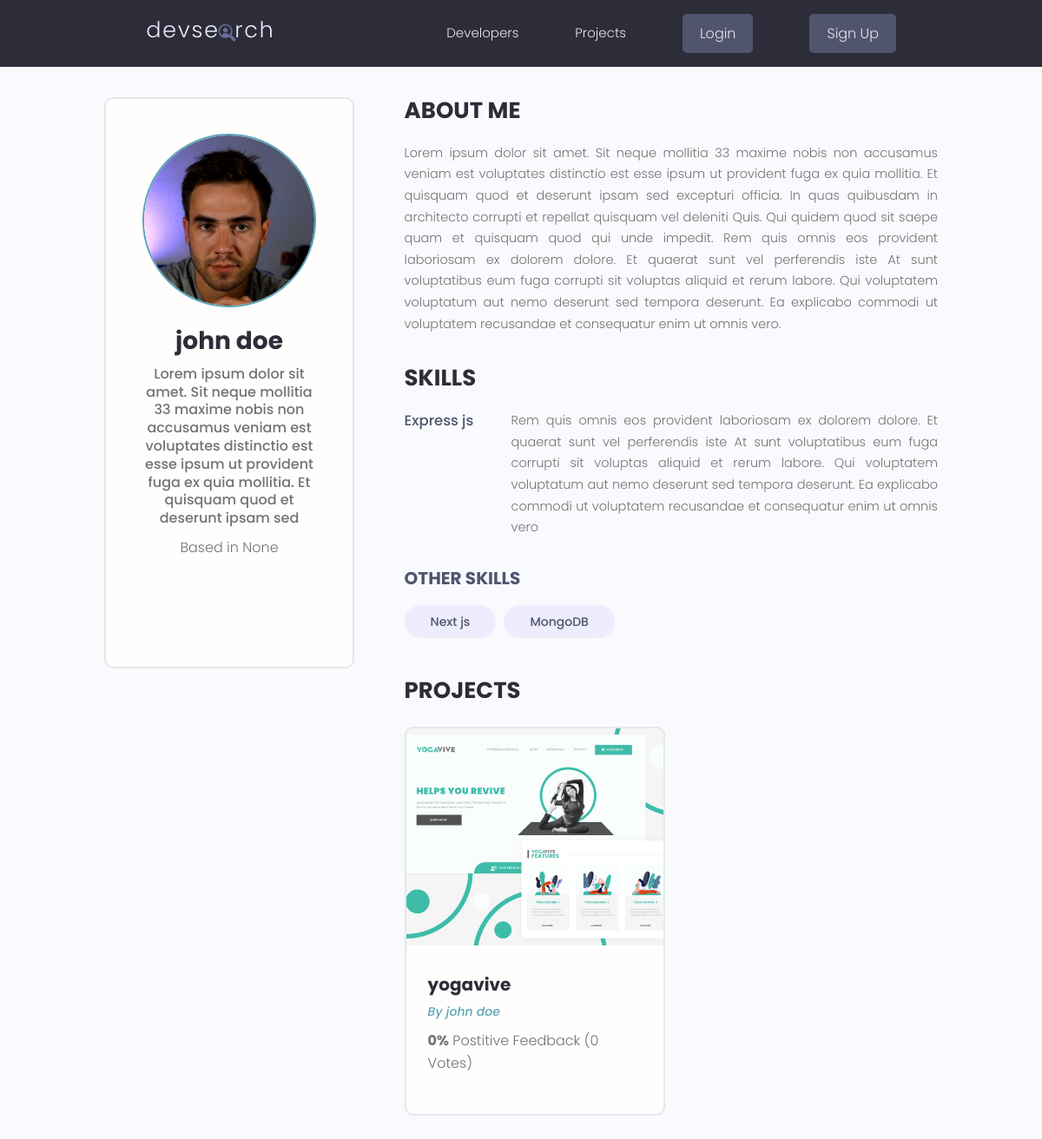
Before: /profile/1e8e0196-5b1d-42da-9db8-a0c894650fec/ with the older database file.
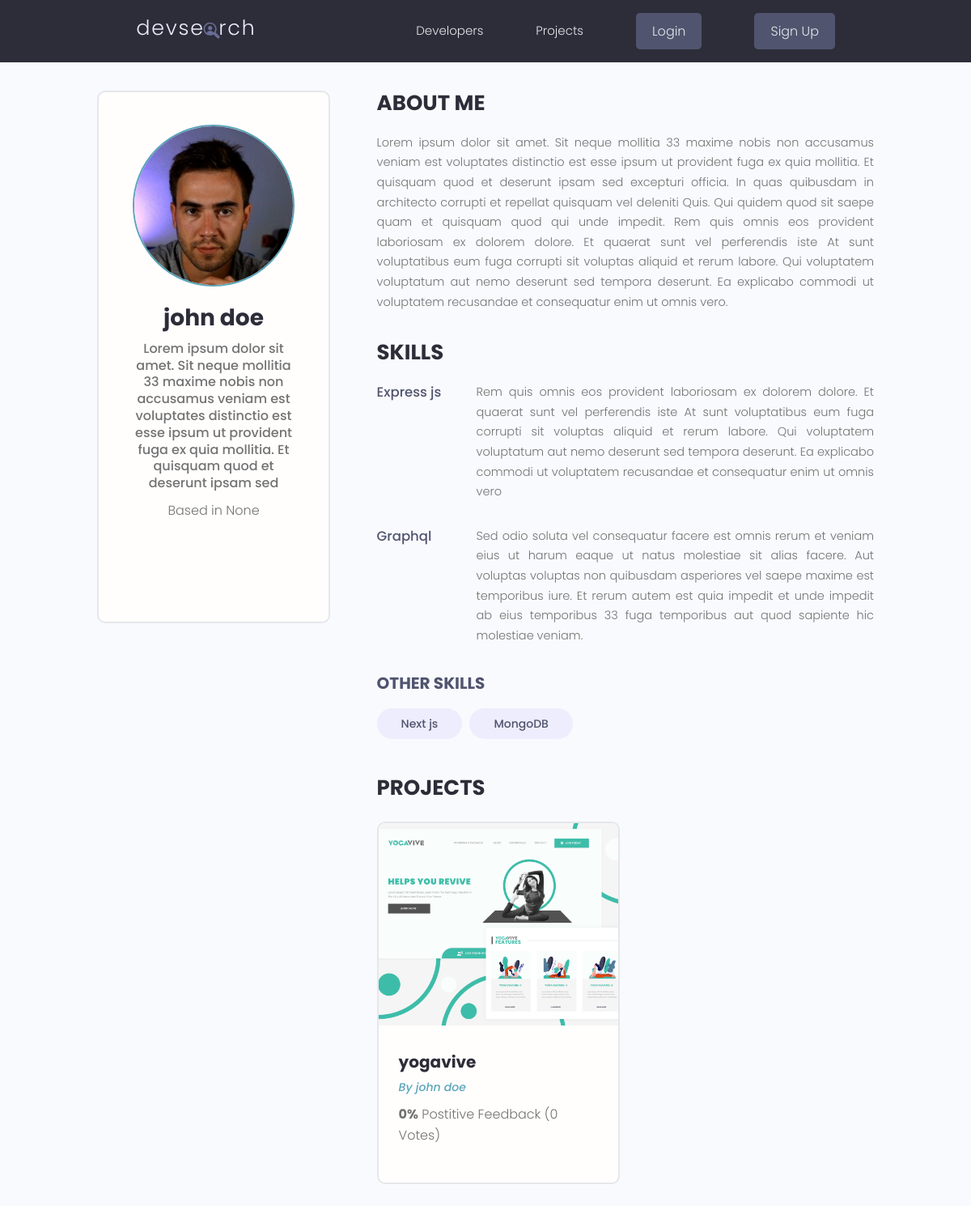
After: the same page with the newer database file.
### users/models.py (models this page shows, shortened)
class Skill(models.Model):
    id = models.UUIDField(default=uuid.uuid4, unique=True, primary_key=True, editable=False)
    owner = models.ForeignKey(Profile, on_delete=models.CASCADE)
    name = models.CharField(max_length=200)
    description = models.TextField(null=True, blank=True)
    created = models.DateTimeField(auto_now_add=True)
    def __str__(self):
        return self.name

class Profile(models.Model):
    id = models.UUIDField(default=uuid.uuid4, unique=True, primary_key=True, editable=False)
    user = models.OneToOneField(User, on_delete=models.CASCADE)
    name = models.CharField(max_length=200)
    email = models.EmailField(max_length=500)
    username = models.CharField(max_length=200)
    location = models.CharField(max_length=200, blank=True, null=True)
    short_intro = models.CharField(max_length=200, blank=True, null=True)
    bio = models.TextField(blank=True, null=True)
    profile_image = models.ImageField(null=True, blank=True, upload_to='profiles/', default="profiles/user-default.png")
    social_github = models.CharField(max_length=200, blank=True, null=True)
    social_twitter = models.CharField(max_length=200, blank=True, null=True)
    social_linkedin = models.CharField(max_length=200, blank=True, null=True)
    social_youtube = models.CharField(max_length=200, blank=True, null=True)
    social_website = models.CharField(max_length=200, blank=True, null=True)
    created = models.DateTimeField(auto_now_add=True)

### projects/models.py (models this page shows, shortened)
class Project(models.Model):
    id = models.UUIDField(default=uuid.uuid4, unique=True, primary_key=True, editable=False)
    owner = models.ForeignKey(
        Profile, on_delete=models.CASCADE, related_name='projects')
    title = models.CharField(max_length=200)
    description = models.TextField(null=True, blank=True)
    featured_image = models.ImageField(
        null=True, blank=True, default="default.jpg")
    demo_link = models.CharField(max_length=2000, null=True, blank=True)
    source_link = models.CharField(max_length=2000, null=True, blank=True)
    tags = models.ManyToManyField('Tag', blank=True)
    vote_total = models.IntegerField(default=0, null=True, blank=True)
    vote_ratio = models.IntegerField(default=0, null=True, blank=True)
    created = models.DateTimeField(auto_now_add=True)

### users/views.py (the view)
# urls.py: path('profile/<str:pk>/', views.user_profile, name="user-profile"),
def user_profile(request, pk):
    profile = Profile.objects.get(pk=pk)
    other_skills = profile.skill_set.filter(description = "") # Get all skills that have no description
    top_skills = profile.skill_set.exclude(description__exact="") # Get all skills that have a description
    return render(request, 'users/user-profile.html', {"profile": profile, "other_skills": other_skills, "top_skills": top_skills})

### users/templates/users/user-profile.html (shortened to what this page needs)
{% extends 'base.html' %}
{% block content %}
<main class="profile my-md">
    <div class="container">
        <div class="layout">
            <div class="column column--1of3">
                <div class="card text-center">
                    <div class="card__body dev">
                        <img class="avatar avatar--xl" src="{{ profile.profile_image.url }}" />
                        <h2 class="dev__name">{{profile.name}}</h2>
                        <p class="dev__title">{{profile.short_intro}}</p>
                        <p class="dev__location">Based in {{profile.location}}</p>
                        <ul class="dev__social">
                        </ul>
                    </div>
                </div>
            </div>
            <div class="column column--2of3">
                <div class="devInfo">
                    <h3 class="devInfo__title">About Me</h3>
                    <p class="devInfo__about">{{profile.bio}}</p>
                </div>
                <div class="devInfo">
                    <h3 class="devInfo__title">Skills</h3>
                    <div class="devInfo__skills">
                        {% for skill in top_skills %}
                        <div class="devSkill">
                            <h4 class="devSkill__title">{{skill.name}}</h4>
                            <p class="devSkill__info">{{skill.description}}</p>
                        </div>
                        {% endfor %}
                        <h3 class="devInfo__subtitle">Other Skills</h3>
                        <div class="devInfo__otherSkills">
                            {% for skill in other_skills %}
                            <span class="tag tag--pill tag--sub tag--lg">
                                <small>{{skill}}</small>
                            </span>
                            {% endfor %}
                        </div>
                    </div>
                </div>
                <div class="devInfo">
                    <h3 class="devInfo__title">Projects</h3>
                    <div class="grid grid--two">
                        {% for project in profile.projects.all %}
                        <div class="column">
                            <div class="card project">
                                <a href="{% url 'project' project.id %}" class="project">
                                    <img class="project__thumbnail" src="{{project.featured_image.url}}"
                                        alt="project thumbnail" />
                                    <div class="card__body">
                                        <h3 class="project__title">{{project.title}}</h3>
                                        <p><a class="project__author"
                                                href="{% url 'user-profile' project.owner.id %}">By
                                                {{project.owner.name}}</a>
                                        </p>
                                        <p class="project--rating">
                                            <span style="font-weight: bold;">{{project.vote_ratio}}%</span> Postitive
                                            Feedback ({{project.vote_total}} Vote{{project.vote_total|pluralize:"s"}})
                                        </p>
                                    </div>
                                </a>
                            </div>
                        </div>
                        {% endfor %}
                    </div>
                </div>
            </div>
        </div>
    </div>
</main>
{% endblock content %}

Changed rows visible on the page:
added Skill: name "Graphql", description "Sed odio soluta vel consequatur facere est omnis rerum et veniam eius ut harum eaque ut natus molestiae sit alias facere. Aut voluptas voluptas non quibusdam asperiores vel saepe maxime est temporibus iure. Et rerum autem est quia impedit et unde impedit ab eius temporibus 33 fuga temporibus aut quod sapiente hic molestiae veniam.", shown under "SKILLS"
